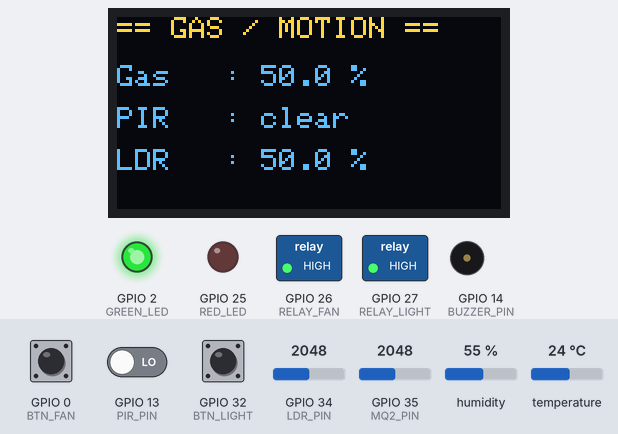
Recording of a sketch running on a simulated ESP32. On the bench: 128×64 one-colour display, switched loads named in the sketch (green lamp = pin HIGH), output pins drawn as LEDs (lit = HIGH), buzzer (waves = sounding, pin HIGH). The inputs (shaded band) are chosen by the test bench; at power-on: GPIO 0 (BTN_FAN) HIGH, GPIO 13 (PIR_PIN) LOW, GPIO 35 (MQ2_PIN) = 2048, GPIO 32 (BTN_LIGHT) HIGH, GPIO 34 (LDR_PIN) = 2048, humidity 55 %, temperature 24 °C. The OLED is the two-colour kind (top 16 rows yellow); WiFi joins after 1.5 s; servers stay silent unless stated; no MQTT or app messages arrive unless stated; what the sketch prints to the serial monitor is not drawn.

Above: at 5.6 s.
5.7 s: GPIO 0 (BTN_FAN) pulled LOW for 3.2 s
At 10.3 s:
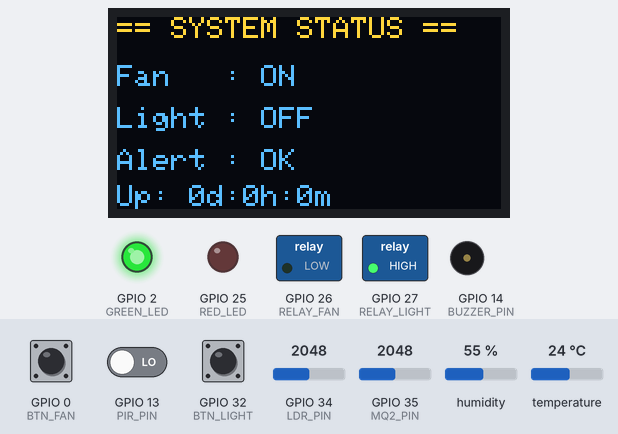
10.4 s: GPIO 13 (PIR_PIN) driven HIGH
At 20.3 s:
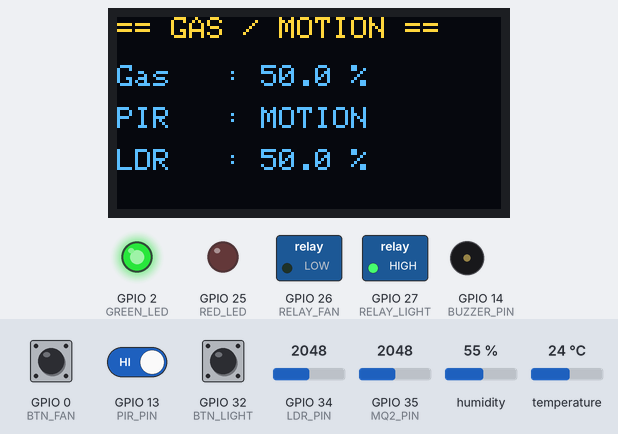
20.4 s: GPIO 35 (MQ2_PIN) set to 2398
30.4 s: GPIO 35 (MQ2_PIN) set to 2521
At 40.22 s:
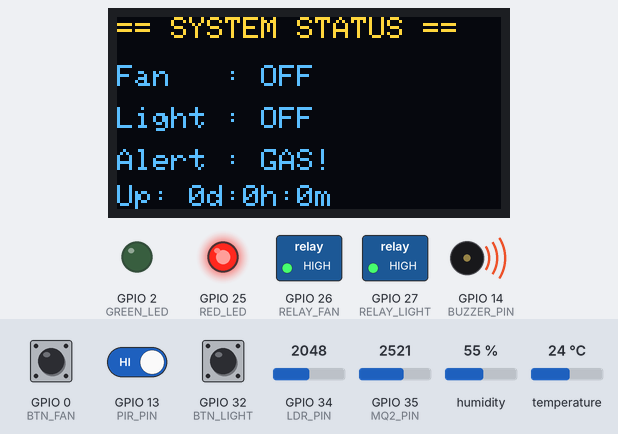
40.4 s: GPIO 32 (BTN_LIGHT) pulled LOW for 1 s
At 46.3 s:
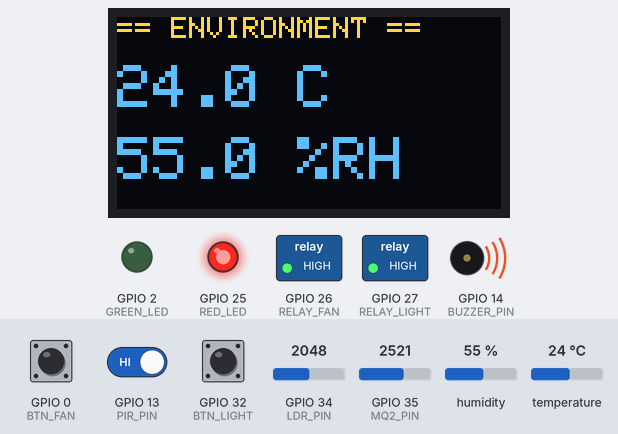
51.4 s: GPIO 35 (MQ2_PIN) set to 1228
At 56.4 s:
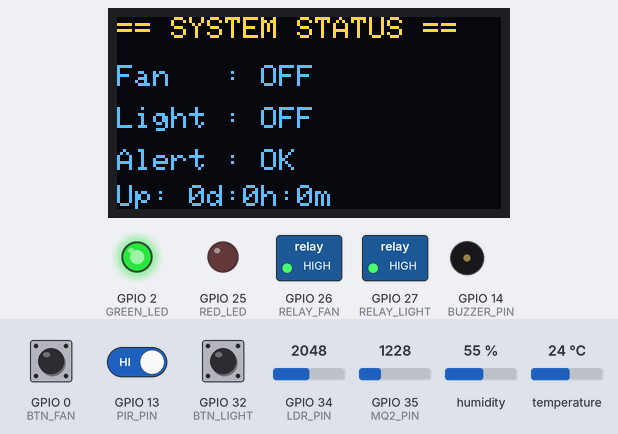
Timing chart, 0 to 57.9 s (numbered marks = the images above; inputs shaded):
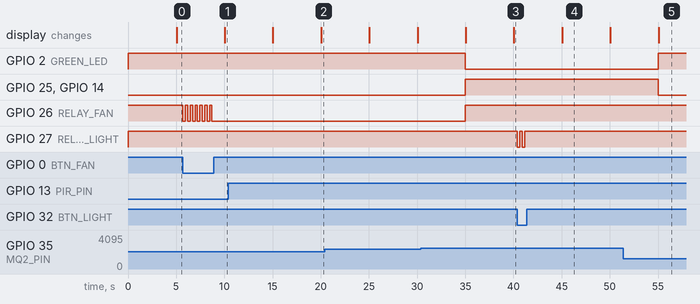

The sketch:

HomeAutomationSystem.ino
```cpp
#include <WiFi.h>
#include <Wire.h>
#include <Adafruit_GFX.h>
#include <Adafruit_SSD1306.h>
#include <DHT.h>
#include <WebServer.h>
#include <PubSubClient.h>
#include <ArduinoJson.h>

// ---------------- USER CONFIG ----------------
const char* WIFI_SSID = "Wokwi-GUEST";
const char* WIFI_PASSWORD = "";
const char* MQTT_BROKER   = "broker.hivemq.com";
const int   MQTT_PORT     = 1883;
const char* MQTT_TOPIC    = "iitjammu/yourname/home";   // <-- change [yourname]
const char* MQTT_CLIENT_ID = "esp32-home-hub-01";        // keep unique on shared broker

// ---------------- PIN CONFIG ----------------
#define DHTPIN 15
#define DHTTYPE DHT22
#define MQ2_PIN     35
#define PIR_PIN     13
#define LDR_PIN     34

#define RELAY_FAN   26
#define RELAY_LIGHT 27

#define BUZZER_PIN  14
#define RED_LED     25
#define GREEN_LED   2

#define BTN_FAN     0
#define BTN_LIGHT   32

// Active-LOW relay module
#define RELAY_ON  LOW
#define RELAY_OFF HIGH

// ---------------- OLED CONFIG ----------------
#define SCREEN_WIDTH 128
#define SCREEN_HEIGHT 64
#define OLED_RESET -1
Adafruit_SSD1306 display(SCREEN_WIDTH, SCREEN_HEIGHT, &Wire, OLED_RESET);

// ---------------- GLOBAL OBJECTS ----------------
DHT dht(DHTPIN, DHTTYPE);
WebServer server(80);
WiFiClient espClient;
PubSubClient mqttClient(espClient);

// ---------------- SENSOR STATE ----------------
float temperature = 0.0;
float humidity     = 0.0;
int   gasRaw       = 0;
float gasPercent    = 0.0;
bool  pirMotion     = false;
int   ldrRaw        = 0;
float ldrPercent    = 0.0;   // higher % = brighter (adjust mapping to your LDR wiring)

// ---------------- AUTOMATION STATE ----------------
bool fanOn        = false;
bool lightOn      = false;
bool gasAlert     = false;

bool fanManual        = false;
bool lightManual      = false;
unsigned long fanManualStart   = 0;
unsigned long lightManualStart = 0;
const unsigned long MANUAL_OVERRIDE_MS = 10UL * 60UL * 1000UL; // 10 minutes

unsigned long lastMotionTime = 0;
const unsigned long NO_MOTION_TIMEOUT_MS = 3UL * 60UL * 1000UL; // 3 minutes

// ---------------- TIMERS ----------------
unsigned long lastSensorRead   = 0;
const unsigned long SENSOR_INTERVAL_MS = 5000;

unsigned long lastMQTTPublish  = 0;
const unsigned long MQTT_INTERVAL_MS = 30000;

unsigned long lastOLEDSwitch   = 0;
const unsigned long OLED_INTERVAL_MS = 5000;
int oledScreen = 0;

// button debounce
unsigned long lastFanBtnTime   = 0;
unsigned long lastLightBtnTime = 0;
const unsigned long DEBOUNCE_MS = 250;

// ============================================================
//                      HELPER FUNCTIONS
// ============================================================

String uptimeString() {
  unsigned long ms = millis();
  unsigned long seconds = ms / 1000;
  unsigned long minutes = seconds / 60;
  unsigned long hours   = minutes / 60;
  unsigned long days    = hours / 24;

  hours   %= 24;
  minutes %= 60;

  char buf[32];
  snprintf(buf, sizeof(buf), "%lud:%luh:%lum", days, hours, minutes);
  return String(buf);
}

void setRelay(int pin, bool on) {
  digitalWrite(pin, on ? RELAY_ON : RELAY_OFF);
}

// ============================================================
//                      SENSOR READING
// ============================================================

void readSensors() {
  float t = dht.readTemperature();
  float h = dht.readHumidity();
  if (!isnan(t)) temperature = t;
  if (!isnan(h)) humidity = h;

  gasRaw = analogRead(MQ2_PIN);          // 0-4095 on ESP32 ADC
  gasPercent = (gasRaw / 4095.0) * 100.0;

  ldrRaw = analogRead(LDR_PIN);
  ldrPercent = (ldrRaw / 4095.0) * 100.0; // calibrate mapping to your divider orientation

  bool motionNow = digitalRead(PIR_PIN) == HIGH;
  pirMotion = motionNow;
  if (motionNow) lastMotionTime = millis();
}

// ============================================================
//                      BUTTON HANDLING
// ============================================================

void handleButtons() {
  unsigned long now = millis();

  if (digitalRead(BTN_FAN) == LOW && (now - lastFanBtnTime > DEBOUNCE_MS)) {
    lastFanBtnTime = now;
    fanManual = true;
    fanManualStart = now;
    fanOn = !fanOn;
    setRelay(RELAY_FAN, fanOn);
  }

  if (digitalRead(BTN_LIGHT) == LOW && (now - lastLightBtnTime > DEBOUNCE_MS)) {
    lastLightBtnTime = now;
    lightManual = true;
    lightManualStart = now;
    lightOn = !lightOn;
    setRelay(RELAY_LIGHT, lightOn);
  }

  // expire manual overrides after 10 minutes -> hand control back to automation
  if (fanManual && (now - fanManualStart > MANUAL_OVERRIDE_MS)) {
    fanManual = false;
  }
  if (lightManual && (now - lightManualStart > MANUAL_OVERRIDE_MS)) {
    lightManual = false;
  }
}

// ============================================================
//                      AUTOMATION RULES
// ============================================================

void applyAutomationRules() {
  unsigned long now = millis();

  // ---- Rule 3: Gas Alert (highest priority, safety shutdown) ----
  if (gasPercent > 60.0) {
    gasAlert = true;
    digitalWrite(BUZZER_PIN, HIGH);
    digitalWrite(RED_LED, HIGH);
    digitalWrite(GREEN_LED, LOW);

    // force all relays OFF regardless of manual override
    fanOn = false;
    lightOn = false;
    setRelay(RELAY_FAN, false);
    setRelay(RELAY_LIGHT, false);

    return; // skip normal automation while alert is active
  } else {
    gasAlert = false;
    digitalWrite(BUZZER_PIN, LOW);
    digitalWrite(RED_LED, LOW);
    digitalWrite(GREEN_LED, HIGH);
  }

  // ---- Rule 1: Fan (hysteresis), skipped if manual override active ----
  if (!fanManual) {
    if (!fanOn && temperature > 32.0) {
      fanOn = true;
      setRelay(RELAY_FAN, true);
    } else if (fanOn && temperature < 28.0) {
      fanOn = false;
      setRelay(RELAY_FAN, false);
    }
  }

  // ---- Rule 2: Light (LDR + PIR), skipped if manual override active ----
  if (!lightManual) {
    bool noMotionTimeout = (now - lastMotionTime) > NO_MOTION_TIMEOUT_MS;

    if (!lightOn && ldrPercent < 20.0 && pirMotion) {
      lightOn = true;
      setRelay(RELAY_LIGHT, true);
    } else if (lightOn && (ldrPercent > 60.0 || noMotionTimeout)) {
      lightOn = false;
      setRelay(RELAY_LIGHT, false);
    }
  }
}

// ============================================================
//                      MQTT
// ============================================================

void connectMQTT() {
  while (!mqttClient.connected()) {
    Serial.print("Connecting to MQTT...");
    if (mqttClient.connect(MQTT_CLIENT_ID)) {
      Serial.println("connected");
    } else {
      Serial.print("failed, rc=");
      Serial.print(mqttClient.state());
      Serial.println(" retrying in 2s");
      delay(2000);
    }
  }
}

void publishMQTT() {
  if (!mqttClient.connected()) {
    connectMQTT();
  }
  mqttClient.loop();

  StaticJsonDocument<256> doc;
  doc["temp"]        = temperature;
  doc["humidity"]    = humidity;
  doc["gas"]         = gasPercent;
  doc["pir"]         = pirMotion;
  doc["light"]       = ldrPercent;
  doc["fan"]         = fanOn;
  doc["light_relay"] = lightOn;
  doc["alert"]       = gasAlert;

  char buffer[256];
  size_t n = serializeJson(doc, buffer);
  mqttClient.publish(MQTT_TOPIC, buffer, n);

  Serial.print("Published: ");
  Serial.println(buffer);
}

// ============================================================
//                      OLED DISPLAY
// ============================================================

void updateOLED() {
  display.clearDisplay();
  display.setTextSize(1);
  display.setTextColor(SSD1306_WHITE);
  display.setCursor(0, 0);

  if (oledScreen == 0) {
    display.println("== ENVIRONMENT ==");
    display.setTextSize(2);
    display.setCursor(0, 16);
    display.print(temperature, 1);
    display.println(" C");
    display.setCursor(0, 40);
    display.print(humidity, 1);
    display.println(" %RH");
  } else if (oledScreen == 1) {
    display.println("== GAS / MOTION ==");
    display.setTextSize(1);
    display.setCursor(0, 16);
    display.print("Gas   : "); display.print(gasPercent, 1); display.println(" %");
    display.setCursor(0, 30);
    display.print("PIR   : "); display.println(pirMotion ? "MOTION" : "clear");
    display.setCursor(0, 44);
    display.print("LDR   : "); display.print(ldrPercent, 1); display.println(" %");
  } else {
    display.println("== SYSTEM STATUS ==");
    display.setCursor(0, 16);
    display.print("Fan   : "); display.println(fanOn ? "ON" : "OFF");
    display.setCursor(0, 30);
    display.print("Light : "); display.println(lightOn ? "ON" : "OFF");
    display.setCursor(0, 44);
    display.print("Alert : "); display.println(gasAlert ? "GAS!" : "OK");
    display.setCursor(0, 56);
    display.print("Up: "); display.println(uptimeString());
  }

  display.display();
}

// ============================================================
//                      WEB DASHBOARD
// ============================================================

String buildDashboardHTML() {
  String html = "<!DOCTYPE html><html><head><meta charset='utf-8'>";
  html += "<meta name='viewport' content='width=device-width, initial-scale=1'>";
  html += "<title>Home Hub</title>";
  html += "<style>";
  html += "body{font-family:Arial, sans-serif; background:#1e1e2f; color:#eee; margin:0; padding:20px;}";
  html += "h1{color:#7fd; }";
  html += ".card{background:#2b2b40; border-radius:10px; padding:16px; margin:10px 0;}";
  html += ".row{display:flex; justify-content:space-between; margin:6px 0;}";
  html += ".alert{background:#7a1e1e;}";
  html += "button{padding:10px 16px; border:none; border-radius:6px; background:#4b7bec; color:#fff; font-size:15px; margin-right:8px;}";
  html += "button.off{background:#555;}";
  html += "</style></head><body>";
  html += "<h1>ESP32 Home Automation Hub</h1>";

  html += String("<div class='card") + (gasAlert ? " alert" : "") + "'>";
  html += "<div class='row'><span>Gas Alert</span><b>" + String(gasAlert ? "ACTIVE - SHUTDOWN" : "OK") + "</b></div>";
  html += "</div>";

  html += "<div class='card'>";
  html += "<div class='row'><span>Temperature</span><b>" + String(temperature, 1) + " &deg;C</b></div>";
  html += "<div class='row'><span>Humidity</span><b>" + String(humidity, 1) + " %</b></div>";
  html += "<div class='row'><span>Gas Level</span><b>" + String(gasPercent, 1) + " %</b></div>";
  html += "<div class='row'><span>Motion (PIR)</span><b>" + String(pirMotion ? "Detected" : "None") + "</b></div>";
  html += "<div class='row'><span>Light Level (LDR)</span><b>" + String(ldrPercent, 1) + " %</b></div>";
  html += "<div class='row'><span>Uptime</span><b>" + uptimeString() + "</b></div>";
  html += "</div>";

  html += "<div class='card'>";
  html += "<div class='row'><span>Fan Relay</span><b>" + String(fanOn ? "ON" : "OFF") + (fanManual ? " (manual)" : " (auto)") + "</b></div>";
  html += "<a href='/toggle/fan'><button class='" + String(fanOn ? "" : "off") + "'>Toggle Fan</button></a>";
  html += "<div class='row' style='margin-top:14px;'><span>Light Relay</span><b>" + String(lightOn ? "ON" : "OFF") + (lightManual ? " (manual)" : " (auto)") + "</b></div>";
  html += "<a href='/toggle/light'><button class='" + String(lightOn ? "" : "off") + "'>Toggle Light</button></a>";
  html += "</div>";

  html += "<script>setTimeout(()=>location.reload(), 5000);</script>";
  html += "</body></html>";
  return html;
}

void handleRoot() {
  server.send(200, "text/html", buildDashboardHTML());
}

void handleApiData() {
  StaticJsonDocument<256> doc;
  doc["temp"]        = temperature;
  doc["humidity"]    = humidity;
  doc["gas"]         = gasPercent;
  doc["pir"]         = pirMotion;
  doc["light"]       = ldrPercent;
  doc["fan"]         = fanOn;
  doc["light_relay"] = lightOn;
  doc["alert"]       = gasAlert;
  doc["uptime"]      = uptimeString();
  String out;
  serializeJson(doc, out);
  server.send(200, "application/json", out);
}

void handleToggleFan() {
  fanManual = true;
  fanManualStart = millis();
  fanOn = !fanOn;
  setRelay(RELAY_FAN, fanOn);
  server.sendHeader("Location", "/");
  server.send(303);
}

void handleToggleLight() {
  lightManual = true;
  lightManualStart = millis();
  lightOn = !lightOn;
  setRelay(RELAY_LIGHT, lightOn);
  server.sendHeader("Location", "/");
  server.send(303);
}

void setupWebServer() {
  server.on("/", HTTP_GET, handleRoot);
  server.on("/api/data", HTTP_GET, handleApiData);
  server.on("/toggle/fan", HTTP_GET, handleToggleFan);
  server.on("/toggle/light", HTTP_GET, handleToggleLight);
  server.begin();
}

// ============================================================
//                      SETUP / LOOP
// ============================================================

void setup() {
  Serial.begin(115200);

  pinMode(PIR_PIN, INPUT);
  pinMode(RELAY_FAN, OUTPUT);
  pinMode(RELAY_LIGHT, OUTPUT);
  pinMode(BUZZER_PIN, OUTPUT);
  pinMode(RED_LED, OUTPUT);
  pinMode(GREEN_LED, OUTPUT);
  pinMode(BTN_FAN, INPUT_PULLUP);
  pinMode(BTN_LIGHT, INPUT_PULLUP);

  setRelay(RELAY_FAN, false);
  setRelay(RELAY_LIGHT, false);
  digitalWrite(BUZZER_PIN, LOW);
  digitalWrite(RED_LED, LOW);
  digitalWrite(GREEN_LED, HIGH);

  dht.begin();

  if (!display.begin(SSD1306_SWITCHCAPVCC, 0x3C)) {
    Serial.println("OLED init failed");
  } else {
    display.clearDisplay();
    display.setTextColor(SSD1306_WHITE);
    display.setTextSize(1);
    display.setCursor(0, 20);
    display.println("Home Hub Booting...");
    display.display();
  }

  WiFi.begin(WIFI_SSID, WIFI_PASSWORD);
  Serial.print("Connecting to WiFi");
  while (WiFi.status() != WL_CONNECTED) {
    delay(400);
    Serial.print(".");
  }
  Serial.println();
  Serial.print("WiFi connected, IP: ");
  Serial.println(WiFi.localIP());

  mqttClient.setServer(MQTT_BROKER, MQTT_PORT);
  connectMQTT();

  setupWebServer();

  // initial sensor read so the dashboard isn't empty on first load
  readSensors();
  applyAutomationRules();
}

void loop() {
  unsigned long now = millis();

  server.handleClient();   // must be called every loop - WebServer is synchronous, not async

  handleButtons();

  if (now - lastSensorRead > SENSOR_INTERVAL_MS) {
    readSensors();
    applyAutomationRules();
    lastSensorRead = now;
  }

  if (now - lastMQTTPublish > MQTT_INTERVAL_MS) {
    publishMQTT();
    lastMQTTPublish = now;
  } else {
    if (!mqttClient.connected()) connectMQTT();
    mqttClient.loop();
  }

  if (now - lastOLEDSwitch > OLED_INTERVAL_MS) {
    oledScreen = (oledScreen + 1) % 3;
    updateOLED();
    lastOLEDSwitch = now;
  }
}
```

Measured:
- the behaviour switches between 2457 and 2458 on GPIO 35 (MQ2_PIN) (found by bisection; images 2 and 3)
- after the input at 5.7 s, GPIO 26 (RELAY_FAN): alternates HIGH for 0.25 s and LOW for 0.25 s, 13 changes in all, then stays LOW, starting at once; the display: changes after 4.3 s (image 1)
- after the input at 10.4 s, the display: first differs from a run without the input after 9.6 s (image 2)
- after the input at 30.4 s, GPIO 2 (GREEN_LED): HIGH → LOW after 4.6 s; GPIO 25 (RED_LED), GPIO 26 (RELAY_FAN), GPIO 14 (BUZZER_PIN): LOW → HIGH after 4.6 s
- after the input at 40.4 s, GPIO 27 (RELAY_LIGHT): alternates HIGH for 0.25 s and LOW for 0.25 s, 4 changes in all, then stays HIGH, starting at once
- after the input at 51.4 s, GPIO 2 (GREEN_LED): LOW → HIGH after 3.6 s; GPIO 25 (RED_LED), GPIO 14 (BUZZER_PIN): HIGH → LOW after 3.6 s; the display: changes after 3.6 s (image 5)
- what the display in image 4 shows lasts 5.0 s, from 45.0 s to 50.0 s
